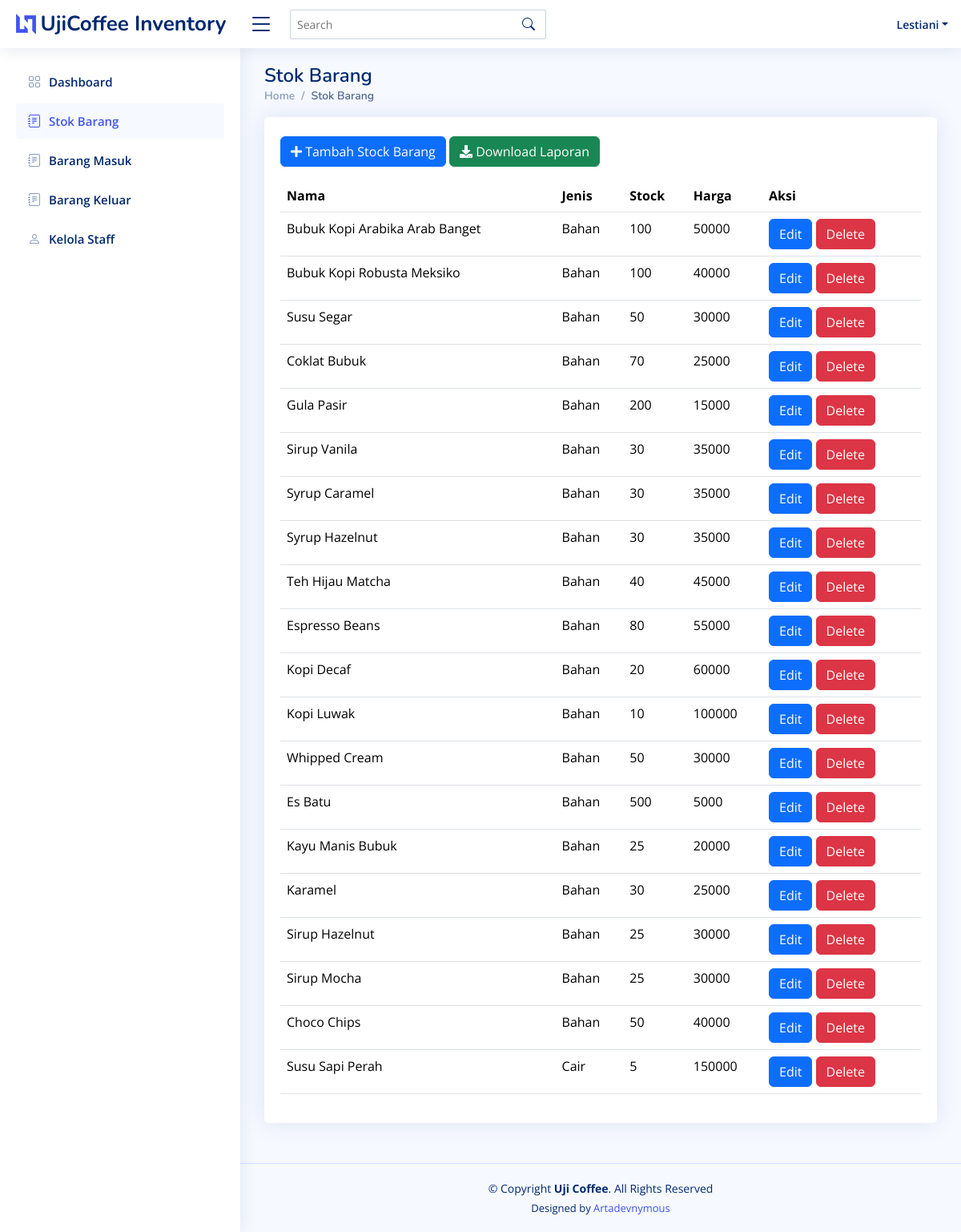
The page /stok.php (signed in) on the database its author committed.
### tables this page shows
CREATE TABLE `stock` (
  `id_stock` int(10) NOT NULL,
  `nama` varchar(255) NOT NULL,
  `jenis` varchar(50) NOT NULL,
  `stock` int(11) NOT NULL,
  `harga` int(11) NOT NULL
);

### stok.php (the view, shortened to what this page needs)
<?php
include('db_connection.php');
$sql = "SELECT id_stock, nama, jenis, stock, harga FROM stock";
$result = $conn->query($sql);
?>
<!DOCTYPE html>
<html lang="en">
<head>
  <link rel="stylesheet" href="https://cdnjs.cloudflare.com/ajax/libs/font-awesome/5.15.4/css/all.min.css">
  <link href="assets/vendor/bootstrap/css/bootstrap.min.css" rel="stylesheet">
  <link href="assets/vendor/bootstrap-icons/bootstrap-icons.css" rel="stylesheet">
  <link href="assets/vendor/boxicons/css/boxicons.min.css" rel="stylesheet">
  <link href="assets/vendor/quill/quill.snow.css" rel="stylesheet">
  <link href="assets/vendor/quill/quill.bubble.css" rel="stylesheet">
  <link href="assets/vendor/remixicon/remixicon.css" rel="stylesheet">
  <link href="assets/vendor/simple-datatables/style.css" rel="stylesheet">
  <link href="assets/css/style.css" rel="stylesheet">
</head>
<body>
  <header id="header" class="header fixed-top d-flex align-items-center">
    <div class="d-flex align-items-center justify-content-between">
      <a href="index.php" class="logo d-flex align-items-center">
        <img src="assets/img/logo.png" alt="">
        <span class="d-none d-lg-block">UjiCoffee Inventory</span>
      </a>
      <i class="bi bi-list toggle-sidebar-btn"></i>
    </div>
    <div class="search-bar">
      <form class="search-form d-flex align-items-center" method="POST" action="#">
        <input type="text" name="query" placeholder="Search" title="Enter search keyword">
        <button type="submit" title="Search"><i class="bi bi-search"></i></button>
      </form>
    </div>
    <nav class="header-nav ms-auto">
      <ul class="d-flex align-items-center">
        <li class="nav-item dropdown pe-3">
          <a class="nav-link nav-profile d-flex align-items-center pe-0" href="#" data-bs-toggle="dropdown">
            <span class="d-none d-md-block dropdown-toggle ps-2"><?php echo $_SESSION['login_user']; ?></span>
          </a>
        </li>
      </ul>
    </nav>
  </header>
  <aside id="sidebar" class="sidebar">
    <ul class="sidebar-nav" id="sidebar-nav">
      <li class="nav-item">
        <a class="nav-link collapsed" href="index.php">
          <i class="bi bi-grid"></i>
          <span>Dashboard</span>
        </a>
      </li>
      <li class="nav-item">
        <a class="nav-link " href="stok.php">
          <i class="bi bi-journal-text"></i>
          <span>Stok Barang</span>
        </a>
      </li>
      <li class="nav-item">
        <a class="nav-link collapsed" href="barangmasuk.php">
          <i class="bi bi-journal-text"></i>
          <span>Barang Masuk</span>
        </a>
      </li>
      <li class="nav-item">
        <a class="nav-link collapsed" href="barangkeluar.php">
          <i class="bi bi-journal-text"></i>
          <span>Barang Keluar</span>
        </a>
      </li>
      <li class="nav-item">
        <a class="nav-link collapsed" href="staff.php">
          <i class="bi bi-person"></i>
          <span>Kelola Staff</span>
        </a>
      </li>
    </ul>
  </aside>
  <main id="main" class="main">
    <div class="pagetitle">
      <h1>Stok Barang</h1>
      <nav>
        <ol class="breadcrumb">
          <li class="breadcrumb-item"><a href="index.php">Home</a></li>
          <li class="breadcrumb-item active">Stok Barang</li>
        </ol>
      </nav>
    </div>
    <section class="section">
      <div class="row">
        <div class="col-lg-12">
          <div class="card">
            <div class="card-body">
              <div class="table-responsive">
                <br>
                <button type="button" class="btn btn-primary mb-3" data-bs-toggle="modal" data-bs-target="#tambahModal">
        <i class="fas fa-plus"></i> Tambah Stock Barang
      </button>
      <button type="button" class="btn btn-success mb-3" onclick="window.location.href='generate_stock.php'">
        <i class="fas fa-download"></i> Download Laporan
      </button>
                <table id="stockTable" class="table">
                  <thead>
                    <tr>
                      <th>Nama</th>
                      <th>Jenis</th>
                      <th>Stock</th>
                      <th>Harga</th>
                      <th>Aksi</th>
                    </tr>
                  </thead>
                  <tbody>
                    <?php
                    if ($result->num_rows > 0) {
                      while($row = $result->fetch_assoc()) {
                        echo "<tr>";
                        echo "<td>" . $row["nama"] . "</td>";
                        echo "<td>" . $row["jenis"] . "</td>";
                        echo "<td>" . $row["stock"] . "</td>";
                        echo "<td>" . $row["harga"] . "</td>";
                        echo "<td>
                                <button type='button' class='btn btn-primary editBtn' data-bs-toggle='modal' data-bs-target='#editModal' data-id='".$row["id_stock"]."' data-nama='".$row["nama"]."' data-jenis='".$row["jenis"]."' data-stock='".$row["stock"]."' data-harga='".$row["harga"]."'>Edit</button>
                                <button type='button' class='btn btn-danger deleteBtn' data-id='".$row["id_stock"]."'>Delete</button>
                              </td>";
                        echo "</tr>";
                      }
                    } else {
                      echo "<tr><td colspan='5'>Tidak ada data</td></tr>";
                    }
                    ?>
                  </tbody>
                </table>
              </div>
            </div>
          </div>
        </div>
      </div>
</section>
</main>
<footer id="footer" class="footer">
<div class="copyright">
  &copy; Copyright <strong><span>Uji Coffee</span></strong>. All Rights Reserved
</div>
<div class="credits">
  Designed by <a href="#">Artadevnymous</a>
</div>
</footer>
</body>
</html>

### assets/css/style.css (style rules this page uses)
:root { scroll-behavior: smooth; }
body { font-family: "Open Sans", sans-serif; background: #f6f9ff; color: #444444; }
a { color: #4154f1; text-decoration: none; }
h1, h2, h3, h4, h5, h6 { font-family: "Nunito", sans-serif; }
#main { margin-top: 60px; padding: 20px 30px; transition: all 0.3s; }
.pagetitle { margin-bottom: 10px; }
.pagetitle h1 { font-size: 24px; margin-bottom: 0; font-weight: 600; color: #012970; }
.card { margin-bottom: 30px; border: none; border-radius: 5px; box-shadow: 0px 0 30px rgba(1, 41, 112, 0.1); }
.card-body { padding: 0 20px 20px 20px; }
.breadcrumb { font-size: 14px; font-family: "Nunito", sans-serif; color: #899bbd; font-weight: 600; }
.breadcrumb a { color: #899bbd; transition: 0.3s; }
.breadcrumb .breadcrumb-item::before { color: #899bbd; }
.breadcrumb .active { color: #51678f; font-weight: 600; }
.logo { line-height: 1; }
@media (min-width: 1200px) { .logo { width: 280px; } }
.logo img { max-height: 26px; margin-right: 6px; }
.logo span { font-size: 26px; font-weight: 700; color: #012970; font-family: "Nunito", sans-serif; }
.header { transition: all 0.5s; z-index: 997; height: 60px; box-shadow: 0px 2px 20px rgba(1, 41, 112, 0.1); background-color: #fff; padding-left: 20px; }
.header .toggle-sidebar-btn { font-size: 32px; padding-left: 10px; cursor: pointer; color: #012970; }
.header .search-bar { min-width: 360px; padding: 0 20px; }
.header .search-form { width: 100%; }
.header .search-form input { border: 0; font-size: 14px; color: #012970; border: 1px solid rgba(1, 41, 112, 0.2); padding: 7px 38px 7px 8px; border-radius: 3px; transition: 0.3s; width: 100%; }
.header .search-form button { border: 0; padding: 0; margin-left: -30px; background: none; }
.header .search-form button i { color: #012970; }
.header-nav ul { list-style: none; }
.header-nav>ul { margin: 0; padding: 0; }
.header-nav .nav-profile { color: #012970; }
.header-nav .nav-profile span { font-size: 14px; font-weight: 600; }
.sidebar { position: fixed; top: 60px; left: 0; bottom: 0; width: 300px; z-index: 996; transition: all 0.3s; padding: 20px; overflow-y: auto; scrollbar-width: thin; scrollbar-color: #aab7cf transparent; box-shadow: 0px 0px 20px rgba(1, 41, 112, 0.1); background-color: #fff; }
@media (min-width: 1200px) { #main, #footer { margin-left: 300px; } }
.sidebar-nav { padding: 0; margin: 0; list-style: none; }
.sidebar-nav li { padding: 0; margin: 0; list-style: none; }
.sidebar-nav .nav-item { margin-bottom: 5px; }
.sidebar-nav .nav-link { display: flex; align-items: center; font-size: 15px; font-weight: 600; color: #4154f1; transition: 0.3; background: #f6f9ff; padding: 10px 15px; border-radius: 4px; }
.sidebar-nav .nav-link i { font-size: 16px; margin-right: 10px; color: #4154f1; }
.sidebar-nav .nav-link.collapsed { color: #012970; background: #fff; }
.sidebar-nav .nav-link.collapsed i { color: #899bbd; }
.footer { padding: 20px 0; font-size: 14px; transition: all 0.3s; border-top: 1px solid #cddfff; }
.footer .copyright { text-align: center; color: #012970; }
.footer .credits { padding-top: 5px; text-align: center; font-size: 13px; color: #012970; }

### rows shown on the page
stock: nama "Bubuk Kopi Arabika Arab Banget", jenis "Bahan", stock "100", harga "50000"
stock: nama "Bubuk Kopi Robusta Meksiko", jenis "Bahan", stock "100", harga "40000"
stock: nama "Susu Segar", jenis "Bahan", stock "50", harga "30000"
stock: nama "Coklat Bubuk", jenis "Bahan", stock "70", harga "25000"
stock: nama "Gula Pasir", jenis "Bahan", stock "200", harga "15000"
stock: nama "Sirup Vanila", jenis "Bahan", stock "30", harga "35000"
stock: nama "Syrup Caramel", jenis "Bahan", stock "30", harga "35000"
stock: nama "Syrup Hazelnut", jenis "Bahan", stock "30", harga "35000"
stock: nama "Teh Hijau Matcha", jenis "Bahan", stock "40", harga "45000"
stock: nama "Espresso Beans", jenis "Bahan", stock "80", harga "55000"
stock: nama "Kopi Decaf", jenis "Bahan", stock "20", harga "60000"
stock: nama "Kopi Luwak", jenis "Bahan", stock "10", harga "100000"
stock: nama "Whipped Cream", jenis "Bahan", stock "50", harga "30000"
stock: nama "Es Batu", jenis "Bahan", stock "500", harga "5000"
stock: nama "Kayu Manis Bubuk", jenis "Bahan", stock "25", harga "20000"
stock: nama "Karamel", jenis "Bahan", stock "30", harga "25000"
stock: nama "Sirup Hazelnut", jenis "Bahan", stock "25", harga "30000"
stock: nama "Sirup Mocha", jenis "Bahan", stock "25", harga "30000"
stock: nama "Choco Chips", jenis "Bahan", stock "50", harga "40000"
stock: nama "Susu Sapi Perah", jenis "Cair", stock "5", harga "150000"

### other values the page prints
$_SESSION['login_user'] "Lestiani"
